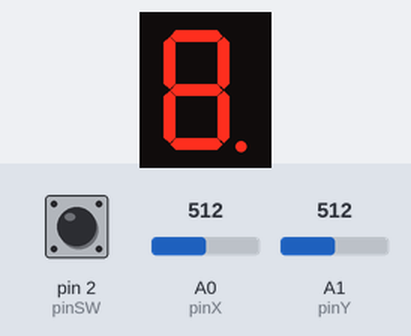
Bench run of a sketch on a simulated Arduino Uno, built with avr-gcc and run on an emulated ATmega328P. Shown: 1-digit seven-segment display. Wiring (inferred from the names in the program): 1-digit 7-segment display, segments lit when LOW: segments pin 10, pin 9, pin 8, pin 7, pin 6, pin 5, pin 4, pin 12. The test bench sets the inputs (shaded band); at power-on: A0 (pinX) = 512, pin 2 (pinSW) HIGH, A1 (pinY) = 512. The segment pins are drawn as the display they are named for.

Above: at 0.8 s.
1.3 s: A0 (pinX) set to 390
At 1.55 s:
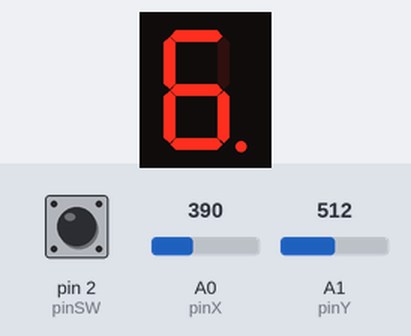
Timing chart, 0 to 4.3 s (numbered marks = the images above; inputs shaded):
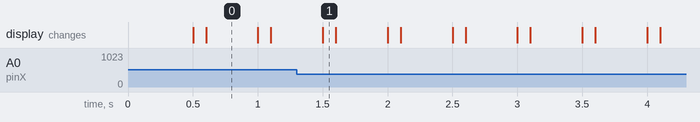

The sketch:

homework4_7_segment_display_drawing.ino
```cpp
//Declaring all the pins for the joystick
const int pinSW = 2;
const int pinX = A0;
const int pinY = A1;

//Declaring the pins for the 7 segment display
const int segmentPins[] = {12, 10, 9, 8, 7, 6, 5, 4};
bool segmentPins_state[] = { LOW, LOW, LOW, LOW, LOW, LOW, LOW, LOW }; //Array for keeping track of the segment's state of light, after pressing the joystick button
const int segSize = 8;

bool joyMoved = false;
int minThreshold = 400;
int maxThreshold = 600;
int xValue = 0;
int yValue = 0;
int activeSegment = 7; // We start on the dp segment
bool buttonPressed = false;
bool segmentOn = false;
unsigned long lastBlinkMillis = 0;
unsigned long currentMillis = 0;
const unsigned long blinkInterval = 500;
bool lastSwState = LOW;
int buttonPressTime = 0;
bool isBlinking = false;
const int debounceDelay = 50;

void setup() {
  //Setting up the pins and deciding if they're input or output
  pinMode(pinSW, INPUT_PULLUP);

  for (int i = 0; i < segSize; i++) {
    pinMode(segmentPins[i], OUTPUT);
    digitalWrite(segmentPins[i], segmentPins_state[i]);
  }

  Serial.begin(9600);
}

void loop() {
  //Displaying the state of the segments
  for (int i = 0; i < segSize; i++) {
    if (segmentPins_state[i] == LOW)
      digitalWrite(segmentPins[i], LOW);
    else if (segmentPins_state[i] == HIGH)
      digitalWrite(segmentPins[i], HIGH);
  }

  xValue = analogRead(pinX);
  yValue = analogRead(pinY);

// Deciding how to interpret the joystick moves, based on its values on the X and Y directions
  if (xValue < minThreshold && joyMoved == false) {
    activeSegment = nextSegment(activeSegment, 'L'); // L for left
    joyMoved = true;
  } else if (xValue > maxThreshold && joyMoved == false) {
    activeSegment = nextSegment(activeSegment, 'R'); // R for right
    joyMoved = true;
  }

  if (yValue < minThreshold && joyMoved == false) {
    activeSegment = nextSegment(activeSegment, 'U'); // U for up
    joyMoved = true;
  } else if (yValue > maxThreshold && joyMoved == false) {
    activeSegment = nextSegment(activeSegment, 'D'); // D for down
    joyMoved = true;
  }

// If the joystick doesn't move far enough to one specific direction, we can consider that it hasn't moved
  if (xValue >= minThreshold && xValue <= maxThreshold && yValue >= minThreshold && yValue <= maxThreshold) {
    joyMoved = false;
  }

//Making the active segment nlink, regardless of its state in the segmentPins_state[] array
 blink(activeSegment, lastBlinkMillis, blinkInterval);

 //Reading the input from the joystick's button
  bool swState = digitalRead(pinSW);
 //Deciding if the button was pressed. I used debounce for more accuracy and to avoid unwanted accidental activity of the button
  if (swState != lastSwState) {
    if (swState == LOW) {
       if ((millis() - buttonPressTime) > debounceDelay) {
        buttonPressed = !buttonPressed;
        buttonPressTime = millis();  // Update the button press time
        segmentPins_state[activeSegment] = !segmentPins_state[activeSegment]; // If the button is pressed, we update the state array
        digitalWrite(segmentPins[activeSegment], segmentPins_state[activeSegment]); // We display the change
      }
    }

    lastSwState = swState;
  }


}

// Blink function, to make the active segment blink when the joystick is on it
void blink(int segment, unsigned long &lastBlinkMillis, unsigned long blinkInterval) {

  currentMillis = millis();

  if (currentMillis - lastBlinkMillis >= blinkInterval) {
    lastBlinkMillis = currentMillis;

    int ledState = digitalRead(segmentPins[segment]);

    digitalWrite(segmentPins[segment], !ledState); // Invert the LED state to make it blink4
      delay(100);
  }
}

// Function to determine the next segment, based on the current segment and the movements of the joystick
int nextSegment(int segment, char direction) {
if (segment == 0) {
   if (direction == 'U') return 0;
   if (direction == 'D') return 6;
   if (direction == 'L') return 5;
   if (direction == 'R') return 1;
 }
 if (segment == 1) {
   if (direction == 'U') return 0;
   if (direction == 'D') return 2;
   if (direction == 'L') return 5;
   if (direction == 'R') return 1;
 }
 if (segment == 2) {
   if (direction == 'U') return 1;
   if (direction == 'D') return 3;
   if (direction == 'L') return 4;
   if (direction == 'R') return 7;
 }
 if (segment == 3) {
   if (direction == 'U') return 6;
   if (direction == 'D') return 3;
   if (direction == 'L') return 4;
   if (direction == 'R') return 2;
 }
 if (segment == 4) {
   if (direction == 'U') return 5;
   if (direction == 'D') return 3;
   if (direction == 'L') return 4;
   if (direction == 'R') return 2;
 }
 if (segment == 5) {
   if (direction == 'U') return 0;
   if (direction == 'D') return 4;
   if (direction == 'L') return 5;
   if (direction == 'R') return 1;
 }
 if (segment == 6) {
   if (direction == 'U') return 0;
   if (direction == 'D') return 3;
   if (direction == 'L') return 6;
   if (direction == 'R') return 6;
 }
 if (segment == 7) {
   if (direction == 'U') return 7;
   if (direction == 'D') return 7;
   if (direction == 'L') return 2;
   if (direction == 'R') return 7;
 }

}
```

Measured:
- after the input at 1.3 s, the display: changes after 0.20 s (image 1)
